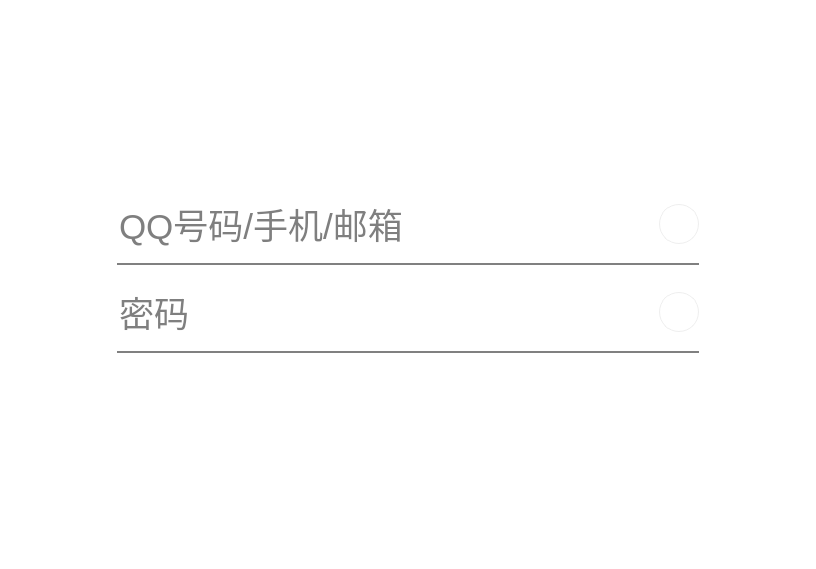
<?xml version="1.0" encoding="UTF-8"?>
<ui version="4.0">
 <class>MainWindow</class>
 <widget class="QMainWindow" name="MainWindow">
  <property name="geometry">
   <rect>
    <x>0</x>
    <y>0</y>
    <width>816</width>
    <height>569</height>
   </rect>
  </property>
  <property name="windowTitle">
   <string>MainWindow</string>
  </property>
  <property name="styleSheet">
   <string notr="true">QWidget{
	background-color:#fff;
}</string>
  </property>
  <widget class="QWidget" name="centralwidget">
   <layout class="QVBoxLayout" name="verticalLayout_4">
    <item>
     <spacer name="verticalSpacer">
      <property name="orientation">
       <enum>Qt::Vertical</enum>
      </property>
      <property name="sizeHint" stdset="0">
       <size>
        <width>20</width>
        <height>133</height>
       </size>
      </property>
     </spacer>
    </item>
    <item>
     <widget class="QWidget" name="widget_4" native="true">
      <layout class="QHBoxLayout" name="horizontalLayout_3">
       <item>
        <spacer name="horizontalSpacer">
         <property name="orientation">
          <enum>Qt::Horizontal</enum>
         </property>
         <property name="sizeHint" stdset="0">
          <size>
           <width>81</width>
           <height>20</height>
          </size>
         </property>
        </spacer>
       </item>
       <item>
        <widget class="QWidget" name="widget" native="true">
         <property name="minimumSize">
          <size>
           <width>600</width>
           <height>200</height>
          </size>
         </property>
         <property name="maximumSize">
          <size>
           <width>600</width>
           <height>200</height>
          </size>
         </property>
         <layout class="QVBoxLayout" name="verticalLayout_3">
          <item>
           <layout class="QVBoxLayout" name="verticalLayout">
            <item>
             <layout class="QHBoxLayout" name="horizontalLayout">
              <item>
               <widget class="QLineEdit" name="lineEdit_2">
                <property name="minimumSize">
                 <size>
                  <width>0</width>
                  <height>60</height>
                 </size>
                </property>
                <property name="maximumSize">
                 <size>
                  <width>16777215</width>
                  <height>60</height>
                 </size>
                </property>
                <property name="font">
                 <font>
                  <pointsize>26</pointsize>
                 </font>
                </property>
                <property name="styleSheet">
                 <string notr="true">QLineEdit{
	border:none;
}</string>
                </property>
                <property name="text">
                 <string/>
                </property>
                <property name="placeholderText">
                 <string>QQ号码/手机/邮箱</string>
                </property>
               </widget>
              </item>
              <item>
               <widget class="QPushButton" name="pushButton">
                <property name="enabled">
                 <bool>true</bool>
                </property>
                <property name="minimumSize">
                 <size>
                  <width>40</width>
                  <height>40</height>
                 </size>
                </property>
                <property name="maximumSize">
                 <size>
                  <width>40</width>
                  <height>40</height>
                 </size>
                </property>
                <property name="styleSheet">
                 <string notr="true">QPushButton{
	image:url(:/icon/pulldown.png);
	border-radius:20px;
	border:1px solid #eeeeee;
}</string>
                </property>
                <property name="text">
                 <string/>
                </property>
               </widget>
              </item>
             </layout>
            </item>
            <item>
             <widget class="QWidget" name="widget_2" native="true">
              <property name="maximumSize">
               <size>
                <width>16777215</width>
                <height>5</height>
               </size>
              </property>
              <property name="styleSheet">
               <string notr="true">QWidget{
	border-bottom:2px solid gray;
}</string>
              </property>
             </widget>
            </item>
           </layout>
          </item>
          <item>
           <layout class="QVBoxLayout" name="verticalLayout_2">
            <item>
             <layout class="QHBoxLayout" name="horizontalLayout_2">
              <item>
               <widget class="QLineEdit" name="lineEdit_3">
                <property name="minimumSize">
                 <size>
                  <width>0</width>
                  <height>60</height>
                 </size>
                </property>
                <property name="maximumSize">
                 <size>
                  <width>16777215</width>
                  <height>60</height>
                 </size>
                </property>
                <property name="font">
                 <font>
                  <pointsize>26</pointsize>
                 </font>
                </property>
                <property name="styleSheet">
                 <string notr="true">QLineEdit{
	border:none;
}</string>
                </property>
                <property name="text">
                 <string/>
                </property>
                <property name="echoMode">
                 <enum>QLineEdit::Password</enum>
                </property>
                <property name="placeholderText">
                 <string>密码</string>
                </property>
               </widget>
              </item>
              <item>
               <widget class="QPushButton" name="pushButton_2">
                <property name="enabled">
                 <bool>true</bool>
                </property>
                <property name="minimumSize">
                 <size>
                  <width>40</width>
                  <height>40</height>
                 </size>
                </property>
                <property name="maximumSize">
                 <size>
                  <width>40</width>
                  <height>40</height>
                 </size>
                </property>
                <property name="styleSheet">
                 <string notr="true">QPushButton{
	image:url(:/icon/pulldown.png);
	border-radius:20px;
	border:1px solid #eeeeee;
}</string>
                </property>
                <property name="text">
                 <string/>
                </property>
               </widget>
              </item>
             </layout>
            </item>
            <item>
             <widget class="QWidget" name="widget_3" native="true">
              <property name="maximumSize">
               <size>
                <width>16777215</width>
                <height>5</height>
               </size>
              </property>
              <property name="styleSheet">
               <string notr="true">QWidget{
	border-bottom:2px solid gray;
}</string>
              </property>
             </widget>
            </item>
           </layout>
          </item>
         </layout>
        </widget>
       </item>
       <item>
        <spacer name="horizontalSpacer_2">
         <property name="orientation">
          <enum>Qt::Horizontal</enum>
         </property>
         <property name="sizeHint" stdset="0">
          <size>
           <width>40</width>
           <height>20</height>
          </size>
         </property>
        </spacer>
       </item>
      </layout>
     </widget>
    </item>
    <item>
     <spacer name="verticalSpacer_2">
      <property name="orientation">
       <enum>Qt::Vertical</enum>
      </property>
      <property name="sizeHint" stdset="0">
       <size>
        <width>20</width>
        <height>132</height>
       </size>
      </property>
     </spacer>
    </item>
   </layout>
  </widget>
  <widget class="QMenuBar" name="menubar">
   <property name="geometry">
    <rect>
     <x>0</x>
     <y>0</y>
     <width>816</width>
     <height>28</height>
    </rect>
   </property>
  </widget>
  <widget class="QStatusBar" name="statusbar"/>
 </widget>
 <resources/>
 <connections/>
</ui>
